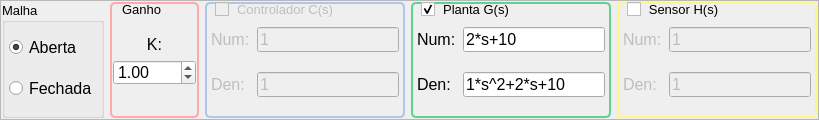
         <widget class="QFrame" name="frameSis">
          <property name="sizePolicy">
           <sizepolicy hsizetype="Preferred" vsizetype="Expanding">
            <horstretch>0</horstretch>
            <verstretch>0</verstretch>
           </sizepolicy>
          </property>
          <property name="minimumSize">
           <size>
            <width>0</width>
            <height>100</height>
           </size>
          </property>
          <property name="maximumSize">
           <size>
            <width>16777215</width>
            <height>120</height>
           </size>
          </property>
          <property name="frameShape">
           <enum>QFrame::StyledPanel</enum>
          </property>
          <property name="frameShadow">
           <enum>QFrame::Raised</enum>
          </property>
          <layout class="QHBoxLayout" name="horizontalLayout">
           <property name="leftMargin">
            <number>1</number>
           </property>
           <property name="topMargin">
            <number>1</number>
           </property>
           <property name="rightMargin">
            <number>1</number>
           </property>
           <property name="bottomMargin">
            <number>1</number>
           </property>
           <item>
            <widget class="QGroupBox" name="groupBoxMalha">
             <property name="font">
              <font>
               <pointsize>10</pointsize>
              </font>
             </property>
             <property name="toolTip">
              <string>Abre/fecha a malha de realimentação</string>
             </property>
             <property name="title">
              <string>Malha</string>
             </property>
             <layout class="QVBoxLayout" name="verticalLayout_4">
              <property name="leftMargin">
               <number>4</number>
              </property>
              <property name="topMargin">
               <number>2</number>
              </property>
              <property name="rightMargin">
               <number>4</number>
              </property>
              <property name="bottomMargin">
               <number>4</number>
              </property>
              <item>
               <widget class="QRadioButton" name="radioBtnOpen">
                <property name="font">
                 <font>
                  <pointsize>12</pointsize>
                 </font>
                </property>
                <property name="toolTip">
                 <string>Abrir a malha de realimentação</string>
                </property>
                <property name="text">
                 <string>Aberta</string>
                </property>
                <property name="checked">
                 <bool>true</bool>
                </property>
                <property name="autoExclusive">
                 <bool>true</bool>
                </property>
               </widget>
              </item>
              <item>
               <widget class="QRadioButton" name="radioBtnClose">
                <property name="font">
                 <font>
                  <pointsize>12</pointsize>
                 </font>
                </property>
                <property name="toolTip">
                 <string>Fechar a malha de realimentação</string>
                </property>
                <property name="text">
                 <string>Fechada</string>
                </property>
               </widget>
              </item>
             </layout>
            </widget>
           </item>
           <item>
            <widget class="QGroupBox" name="groupBoxK">
             <property name="minimumSize">
              <size>
               <width>80</width>
               <height>0</height>
              </size>
             </property>
             <property name="font">
              <font>
               <pointsize>10</pointsize>
              </font>
             </property>
             <property name="toolTip">
              <string>Ajuste do ganho de malha direta K</string>
             </property>
             <property name="styleSheet">
              <string notr="true">QGroupBox {border-width: 2px; border-style: solid;
border-color: rgb(255, 170, 170);
border-radius: 5px;}
QGroupBox::title {
     background-color: transparent;
     subcontrol-origin: border;
     subcontrol-position: top left; /* position at the top center */
     padding: 0 10px;
 }</string>
             </property>
             <property name="title">
              <string>Ganho</string>
             </property>
             <layout class="QVBoxLayout" name="verticalLayout_5">
              <property name="leftMargin">
               <number>1</number>
              </property>
              <property name="topMargin">
               <number>4</number>
              </property>
              <property name="rightMargin">
               <number>1</number>
              </property>
              <property name="bottomMargin">
               <number>4</number>
              </property>
              <item>
               <spacer name="verticalSpacer_5">
                <property name="orientation">
                 <enum>Qt::Vertical</enum>
                </property>
                <property name="sizeHint" stdset="0">
                 <size>
                  <width>20</width>
                  <height>40</height>
                 </size>
                </property>
               </spacer>
              </item>
              <item>
               <widget class="QLabel" name="labelK">
                <property name="sizePolicy">
                 <sizepolicy hsizetype="Expanding" vsizetype="Minimum">
                  <horstretch>0</horstretch>
                  <verstretch>0</verstretch>
                 </sizepolicy>
                </property>
                <property name="minimumSize">
                 <size>
                  <width>0</width>
                  <height>20</height>
                 </size>
                </property>
                <property name="maximumSize">
                 <size>
                  <width>200</width>
                  <height>20</height>
                 </size>
                </property>
                <property name="font">
                 <font>
                  <pointsize>12</pointsize>
                 </font>
                </property>
                <property name="toolTip">
                 <string>Ajuste do ganho de malha direta K</string>
                </property>
                <property name="layoutDirection">
                 <enum>Qt::LeftToRight</enum>
                </property>
                <property name="text">
                 <string notr="true">K:</string>
                </property>
                <property name="alignment">
                 <set>Qt::AlignBottom|Qt::AlignHCenter</set>
                </property>
               </widget>
              </item>
              <item>
               <widget class="QDoubleSpinBox" name="doubleSpinBoxK">
                <property name="sizePolicy">
                 <sizepolicy hsizetype="Expanding" vsizetype="Minimum">
                  <horstretch>0</horstretch>
                  <verstretch>0</verstretch>
                 </sizepolicy>
                </property>
                <property name="minimumSize">
                 <size>
                  <width>0</width>
                  <height>25</height>
                 </size>
                </property>
                <property name="maximumSize">
                 <size>
                  <width>16777215</width>
                  <height>35</height>
                 </size>
                </property>
                <property name="font">
                 <font>
                  <pointsize>12</pointsize>
                  <weight>50</weight>
                  <bold>false</bold>
                 </font>
                </property>
                <property name="toolTip">
                 <string>Ajuste do ganho de malha direta K</string>
                </property>
                <property name="minimum">
                 <double>-200.000000000000000</double>
                </property>
                <property name="maximum">
                 <double>200.000000000000000</double>
                </property>
                <property name="value">
                 <double>1.000000000000000</double>
                </property>
               </widget>
              </item>
              <item>
               <spacer name="verticalSpacer_6">
                <property name="orientation">
                 <enum>Qt::Vertical</enum>
                </property>
                <property name="sizeHint" stdset="0">
                 <size>
                  <width>20</width>
                  <height>40</height>
                 </size>
                </property>
               </spacer>
              </item>
             </layout>
            </widget>
           </item>
           <item>
            <widget class="QGroupBox" name="groupBoxC">
             <property name="enabled">
              <bool>false</bool>
             </property>
             <property name="minimumSize">
              <size>
               <width>150</width>
               <height>0</height>
              </size>
             </property>
             <property name="font">
              <font>
               <pointsize>10</pointsize>
              </font>
             </property>
             <property name="toolTip">
              <string>Habilita/desabilita o controlador</string>
             </property>
             <property name="styleSheet">
              <string notr="true">QGroupBox {border-width: 2px; border-style: solid;
border-color: rgb(175, 198, 233);
border-radius: 5px;}
QGroupBox::title {
     background-color: transparent;
     subcontrol-origin: border;
     subcontrol-position: top left; /* position at the top center */
     padding: 0 10px;
 }</string>
             </property>
             <property name="title">
              <string>Controlador C(s)</string>
             </property>
             <property name="alignment">
              <set>Qt::AlignLeading|Qt::AlignLeft|Qt::AlignTop</set>
             </property>
             <property name="checkable">
              <bool>true</bool>
             </property>
             <property name="checked">
              <bool>false</bool>
             </property>
             <layout class="QGridLayout" name="gridLayout">
              <property name="leftMargin">
               <number>4</number>
              </property>
              <property name="topMargin">
               <number>4</number>
              </property>
              <property name="rightMargin">
               <number>4</number>
              </property>
              <property name="bottomMargin">
               <number>0</number>
              </property>
              <property name="verticalSpacing">
               <number>1</number>
              </property>
              <item row="1" column="0">
               <widget class="QLabel" name="labelCnum">
                <property name="sizePolicy">
                 <sizepolicy hsizetype="Preferred" vsizetype="Expanding">
                  <horstretch>0</horstretch>
                  <verstretch>0</verstretch>
                 </sizepolicy>
                </property>
                <property name="minimumSize">
                 <size>
                  <width>40</width>
                  <height>0</height>
                 </size>
                </property>
                <property name="maximumSize">
                 <size>
                  <width>40</width>
                  <height>16777215</height>
                 </size>
                </property>
                <property name="font">
                 <font>
                  <pointsize>12</pointsize>
                 </font>
                </property>
                <property name="text">
                 <string>Num:</string>
                </property>
               </widget>
              </item>
              <item row="1" column="1">
               <widget class="QLineEdit" name="lineEditCnum">
                <property name="sizePolicy">
                 <sizepolicy hsizetype="Expanding" vsizetype="Minimum">
                  <horstretch>0</horstretch>
                  <verstretch>0</verstretch>
                 </sizepolicy>
                </property>
                <property name="minimumSize">
                 <size>
                  <width>0</width>
                  <height>25</height>
                 </size>
                </property>
                <property name="maximumSize">
                 <size>
                  <width>16777215</width>
                  <height>35</height>
                 </size>
                </property>
                <property name="font">
                 <font>
                  <pointsize>12</pointsize>
                 </font>
                </property>
                <property name="toolTip">
                 <string>Numerador do controlador C(s)</string>
                </property>
                <property name="text">
                 <string notr="true">1</string>
                </property>
               </widget>
              </item>
              <item row="3" column="0">
               <widget class="QLabel" name="labelCden">
                <property name="sizePolicy">
                 <sizepolicy hsizetype="Preferred" vsizetype="Expanding">
                  <horstretch>0</horstretch>
                  <verstretch>0</verstretch>
                 </sizepolicy>
                </property>
                <property name="minimumSize">
                 <size>
                  <width>40</width>
                  <height>0</height>
                 </size>
                </property>
                <property name="maximumSize">
                 <size>
                  <width>40</width>
                  <height>16777215</height>
                 </size>
                </property>
                <property name="font">
                 <font>
                  <pointsize>12</pointsize>
                 </font>
                </property>
                <property name="text">
                 <string>Den:</string>
                </property>
               </widget>
              </item>
              <item row="3" column="1">
               <widget class="QLineEdit" name="lineEditCden">
                <property name="sizePolicy">
                 <sizepolicy hsizetype="Expanding" vsizetype="Minimum">
                  <horstretch>0</horstretch>
                  <verstretch>0</verstretch>
                 </sizepolicy>
                </property>
                <property name="minimumSize">
                 <size>
                  <width>0</width>
                  <height>25</height>
                 </size>
                </property>
                <property name="maximumSize">
                 <size>
                  <width>16777215</width>
                  <height>35</height>
                 </size>
                </property>
                <property name="font">
                 <font>
                  <pointsize>12</pointsize>
                 </font>
                </property>
                <property name="toolTip">
                 <string>Denominador do controlador C(s)</string>
                </property>
                <property name="text">
                 <string notr="true">1</string>
                </property>
               </widget>
              </item>
              <item row="4" column="1">
               <spacer name="verticalSpacer_8">
                <property name="orientation">
                 <enum>Qt::Vertical</enum>
                </property>
                <property name="sizeHint" stdset="0">
                 <size>
                  <width>20</width>
                  <height>40</height>
                 </size>
                </property>
               </spacer>
              </item>
              <item row="0" column="1">
               <spacer name="verticalSpacer_7">
                <property name="orientation">
                 <enum>Qt::Vertical</enum>
                </property>
                <property name="sizeHint" stdset="0">
                 <size>
                  <width>20</width>
                  <height>40</height>
                 </size>
                </property>
               </spacer>
              </item>
              <item row="2" column="1">
               <spacer name="verticalSpacer_9">
                <property name="orientation">
                 <enum>Qt::Vertical</enum>
                </property>
                <property name="sizeHint" stdset="0">
                 <size>
                  <width>20</width>
                  <height>40</height>
                 </size>
                </property>
               </spacer>
              </item>
             </layout>
            </widget>
           </item>
           <item>
            <widget class="QGroupBox" name="groupBoxG">
             <property name="minimumSize">
              <size>
               <width>200</width>
               <height>0</height>
              </size>
             </property>
             <property name="font">
              <font>
               <pointsize>10</pointsize>
              </font>
             </property>
             <property name="toolTip">
              <string>Habilita/desabilita a planta</string>
             </property>
             <property name="styleSheet">
              <string notr="true">QGroupBox {border-width: 2px; border-style: solid;
border-color: rgb(95, 211, 141);
border-radius: 5px;}
QGroupBox::title {
     background-color: transparent;
     subcontrol-origin: border;
     subcontrol-position: top left; /* position at the top center */
     padding: 0 10px;
 }</string>
             </property>
             <property name="title">
              <string>Planta G(s)</string>
             </property>
             <property name="alignment">
              <set>Qt::AlignLeading|Qt::AlignLeft|Qt::AlignTop</set>
             </property>
             <property name="checkable">
              <bool>true</bool>
             </property>
             <layout class="QGridLayout" name="gridLayout_2" columnstretch="0,1">
              <property name="leftMargin">
               <number>4</number>
              </property>
              <property name="topMargin">
               <number>4</number>
              </property>
              <property name="rightMargin">
               <number>4</number>
              </property>
              <property name="bottomMargin">
               <number>0</number>
              </property>
              <property name="verticalSpacing">
               <number>1</number>
              </property>
              <item row="1" column="0">
               <widget class="QLabel" name="labelGnum">
                <property name="sizePolicy">
                 <sizepolicy hsizetype="Expanding" vsizetype="Preferred">
                  <horstretch>0</horstretch>
                  <verstretch>0</verstretch>
                 </sizepolicy>
                </property>
                <property name="minimumSize">
                 <size>
                  <width>40</width>
                  <height>0</height>
                 </size>
                </property>
                <property name="maximumSize">
                 <size>
                  <width>50</width>
                  <height>16777215</height>
                 </size>
                </property>
                <property name="font">
                 <font>
                  <pointsize>12</pointsize>
                 </font>
                </property>
                <property name="text">
                 <string notr="true">Num:</string>
                </property>
               </widget>
              </item>
              <item row="1" column="1">
               <widget class="QLineEdit" name="lineEditGnum">
                <property name="sizePolicy">
                 <sizepolicy hsizetype="Expanding" vsizetype="Minimum">
                  <horstretch>0</horstretch>
                  <verstretch>0</verstretch>
                 </sizepolicy>
                </property>
                <property name="minimumSize">
                 <size>
                  <width>0</width>
                  <height>25</height>
                 </size>
                </property>
                <property name="maximumSize">
                 <size>
                  <width>16777215</width>
                  <height>35</height>
                 </size>
                </property>
                <property name="font">
                 <font>
                  <pointsize>12</pointsize>
                 </font>
                </property>
                <property name="toolTip">
                 <string>Numerador da planta G(s)</string>
                </property>
                <property name="text">
                 <string notr="true">2*s+10</string>
                </property>
               </widget>
              </item>
              <item row="3" column="0">
               <widget class="QLabel" name="labelGden">
                <property name="minimumSize">
                 <size>
                  <width>40</width>
                  <height>0</height>
                 </size>
                </property>
                <property name="maximumSize">
                 <size>
                  <width>40</width>
                  <height>16777215</height>
                 </size>
                </property>
                <property name="font">
                 <font>
                  <pointsize>12</pointsize>
                 </font>
                </property>
                <property name="text">
                 <string notr="true">Den:</string>
                </property>
               </widget>
              </item>
              <item row="3" column="1">
               <widget class="QLineEdit" name="lineEditGden">
                <property name="sizePolicy">
                 <sizepolicy hsizetype="Expanding" vsizetype="Minimum">
                  <horstretch>0</horstretch>
                  <verstretch>0</verstretch>
                 </sizepolicy>
                </property>
                <property name="minimumSize">
                 <size>
                  <width>0</width>
                  <height>25</height>
                 </size>
                </property>
                <property name="maximumSize">
                 <size>
                  <width>16777215</width>
                  <height>35</height>
                 </size>
                </property>
                <property name="font">
                 <font>
                  <pointsize>12</pointsize>
                 </font>
                </property>
                <property name="toolTip">
                 <string>Denominador da planta G(s)</string>
                </property>
                <property name="text">
                 <string notr="true">1*s^2+2*s+10</string>
                </property>
               </widget>
              </item>
              <item row="4" column="1">
               <spacer name="verticalSpacer_11">
                <property name="orientation">
                 <enum>Qt::Vertical</enum>
                </property>
                <property name="sizeHint" stdset="0">
                 <size>
                  <width>20</width>
                  <height>40</height>
                 </size>
                </property>
               </spacer>
              </item>
              <item row="0" column="1">
               <spacer name="verticalSpacer_10">
                <property name="orientation">
                 <enum>Qt::Vertical</enum>
                </property>
                <property name="sizeHint" stdset="0">
                 <size>
                  <width>20</width>
                  <height>40</height>
                 </size>
                </property>
               </spacer>
              </item>
              <item row="2" column="1">
               <spacer name="verticalSpacer_12">
                <property name="orientation">
                 <enum>Qt::Vertical</enum>
                </property>
                <property name="sizeHint" stdset="0">
                 <size>
                  <width>20</width>
                  <height>40</height>
                 </size>
                </property>
               </spacer>
              </item>
             </layout>
            </widget>
           </item>
           <item>
            <widget class="QGroupBox" name="groupBoxH">
             <property name="minimumSize">
              <size>
               <width>150</width>
               <height>0</height>
              </size>
             </property>
             <property name="font">
              <font>
               <pointsize>10</pointsize>
              </font>
             </property>
             <property name="toolTip">
              <string>Habilita/desabilita o sensor</string>
             </property>
             <property name="styleSheet">
              <string notr="true">QGroupBox {border-width: 2px; border-style: solid;
border-color: rgb(255, 246, 136);
border-radius: 5px;}
QGroupBox::title {
     background-color: transparent;
     subcontrol-origin: border;
     subcontrol-position: top left; /* position at the top center */
     padding: 0 10px;
 }</string>
             </property>
             <property name="title">
              <string>Sensor H(s)</string>
             </property>
             <property name="alignment">
              <set>Qt::AlignLeading|Qt::AlignLeft|Qt::AlignTop</set>
             </property>
             <property name="checkable">
              <bool>true</bool>
             </property>
             <property name="checked">
              <bool>false</bool>
             </property>
             <layout class="QGridLayout" name="gridLayout_3">
              <property name="leftMargin">
               <number>4</number>
              </property>
              <property name="topMargin">
               <number>4</number>
              </property>
              <property name="rightMargin">
               <number>4</number>
              </property>
              <property name="bottomMargin">
               <number>0</number>
              </property>
              <property name="verticalSpacing">
               <number>1</number>
              </property>
              <item row="1" column="0">
               <widget class="QLabel" name="labelHnum">
                <property name="minimumSize">
                 <size>
                  <width>40</width>
                  <height>0</height>
                 </size>
                </property>
                <property name="maximumSize">
                 <size>
                  <width>40</width>
                  <height>16777215</height>
                 </size>
                </property>
                <property name="font">
                 <font>
                  <pointsize>12</pointsize>
                 </font>
                </property>
                <property name="toolTip">
                 <string>Denominador do sensor H(s)</string>
                </property>
                <property name="text">
                 <string notr="true">Num:</string>
                </property>
               </widget>
              </item>
              <item row="1" column="1">
               <widget class="QLineEdit" name="lineEditHnum">
                <property name="sizePolicy">
                 <sizepolicy hsizetype="Expanding" vsizetype="Minimum">
                  <horstretch>0</horstretch>
                  <verstretch>0</verstretch>
                 </sizepolicy>
                </property>
                <property name="minimumSize">
                 <size>
                  <width>0</width>
                  <height>25</height>
                 </size>
                </property>
                <property name="maximumSize">
                 <size>
                  <width>16777215</width>
                  <height>35</height>
                 </size>
                </property>
                <property name="font">
                 <font>
                  <pointsize>12</pointsize>
                 </font>
                </property>
                <property name="toolTip">
                 <string>Numerador do sensor H(s)</string>
                </property>
                <property name="text">
                 <string notr="true">1</string>
                </property>
               </widget>
              </item>
              <item row="3" column="0">
               <widget class="QLabel" name="labelHden">
                <property name="minimumSize">
                 <size>
                  <width>40</width>
                  <height>0</height>
                 </size>
                </property>
                <property name="maximumSize">
                 <size>
                  <width>40</width>
                  <height>16777215</height>
                 </size>
                </property>
                <property name="font">
                 <font>
                  <pointsize>12</pointsize>
                 </font>
                </property>
                <property name="toolTip">
                 <string>Denominador do sensor H(s)</string>
                </property>
                <property name="text">
                 <string notr="true">Den:</string>
                </property>
               </widget>
              </item>
              <item row="3" column="1">
               <widget class="QLineEdit" name="lineEditHden">
                <property name="sizePolicy">
                 <sizepolicy hsizetype="Expanding" vsizetype="Minimum">
                  <horstretch>0</horstretch>
                  <verstretch>0</verstretch>
                 </sizepolicy>
                </property>
                <property name="minimumSize">
                 <size>
                  <width>0</width>
                  <height>25</height>
                 </size>
                </property>
                <property name="maximumSize">
                 <size>
                  <width>16777215</width>
                  <height>35</height>
                 </size>
                </property>
                <property name="font">
                 <font>
                  <pointsize>12</pointsize>
                 </font>
                </property>
                <property name="toolTip">
                 <string>Denominador do sensor H(s)</string>
                </property>
                <property name="text">
                 <string notr="true">1</string>
                </property>
               </widget>
              </item>
              <item row="0" column="1">
               <spacer name="verticalSpacer_13">
                <property name="orientation">
                 <enum>Qt::Vertical</enum>
                </property>
                <property name="sizeHint" stdset="0">
                 <size>
                  <width>20</width>
                  <height>40</height>
                 </size>
                </property>
               </spacer>
              </item>
              <item row="4" column="1">
               <spacer name="verticalSpacer_14">
                <property name="orientation">
                 <enum>Qt::Vertical</enum>
                </property>
                <property name="sizeHint" stdset="0">
                 <size>
                  <width>20</width>
                  <height>40</height>
                 </size>
                </property>
               </spacer>
              </item>
              <item row="2" column="1">
               <spacer name="verticalSpacer_15">
                <property name="orientation">
                 <enum>Qt::Vertical</enum>
                </property>
                <property name="sizeHint" stdset="0">
                 <size>
                  <width>20</width>
                  <height>40</height>
                 </size>
                </property>
               </spacer>
              </item>
             </layout>
            </widget>
           </item>
          </layout>
         </widget>
